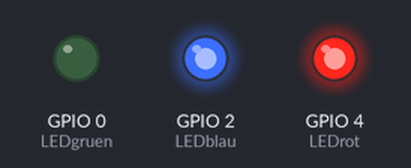
Simulated run of this program. Board: ESP32. On the bench: output pins drawn as LEDs (lit = HIGH).

Above: at 0.5 s.
At 1.5 s:
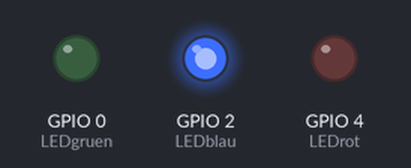
At 5.5 s:
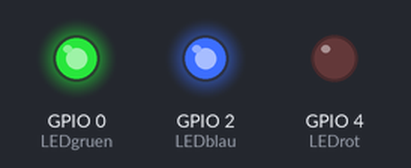
Timing chart, 0 to 6.9 s (numbered marks = the images above):
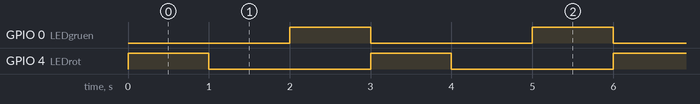

Measured:
- by itself, GPIO 0 (LEDgruen), GPIO 4 (LEDrot): alternates HIGH for 1.0 s and LOW for 2.0 s
- by itself, everything shown: repeats every 3.0 s, in 3 steps

The program:

main.cpp
```cpp
#include <Arduino.h>
#include <analogWrite.h>

int LEDblau = 2;
int LEDgruen = 0;
int LEDrot = 4;
int p = 1000;

void gruenleuchten();
void gelbleuchten();
void rotleuchten();

void setup()
{
pinMode(LEDblau, OUTPUT);
pinMode(LEDgruen, OUTPUT);
pinMode(LEDrot, OUTPUT);
analogWrite(LEDgruen,255); //erstmal alle Farben ausschalten
analogWrite(LEDrot,255);
analogWrite(LEDblau,255);
}

void loop() //Mainschleife, hier können die Funktionen je nach Status abgerufen werden
{

gruenleuchten();
delay(p);
gelbleuchten();
delay(p);
rotleuchten();
delay(p);

}

void gruenleuchten()  //Funktion für grünes Licht
{

analogWrite(LEDrot, 255);
analogWrite(LEDblau,255);
analogWrite(LEDgruen,0);

}

void gelbleuchten() //Funktion für gelbes Licht
{
analogWrite(LEDrot, 0);
analogWrite(LEDblau,255);
analogWrite(LEDgruen,0);
}

void rotleuchten() //Funktion für rotes Licht
{
analogWrite(LEDrot, 0);
analogWrite(LEDblau,255);
analogWrite(LEDgruen,255);
}
```
